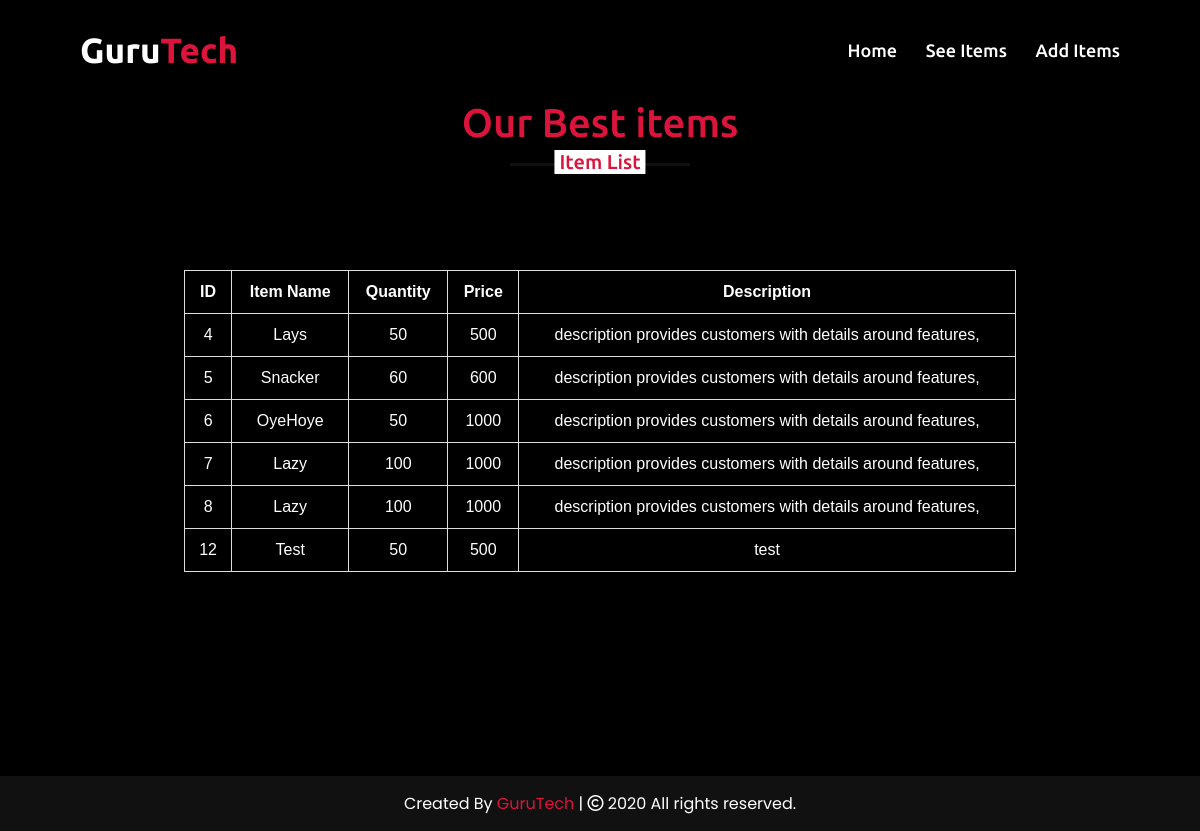
/SeeItem.php, run on the app's committed database.
### tables this page shows
CREATE TABLE `items_tb` (
  `id` int(11) NOT NULL,
  `name` varchar(100) NOT NULL,
  `price` int(11) NOT NULL,
  `quantity` int(11) NOT NULL,
  `descryption` varchar(300) NOT NULL
);

### SeeItem.php (the view, shortened to what this page needs)
<?php
include('connection.php');
?>
<!DOCTYPE html>
<html lang="en">
<head>
      <link rel="stylesheet" href="style.css">
      <link rel="stylesheet" href="https://cdnjs.cloudflare.com/ajax/libs/OwlCarousel2/2.3.4/assets/owl.carousel.min.css" />
</head>
<body>
      <nav class="navbar">
            <div class="max-width">
                  <div class="logo"><a href="#">Guru<span>Tech</span></a></div>
                  <ul class="menu">
                        <li><a href="index.php" class="menu-btn"> Home</a></li>
                        <li><a href="SeeItem.php" class="menu-btn">See Items</a></li>
                        <li><a href="AddNewItem.php" class="menu-btn"> Add Items</a></li>
                  </ul>
            </div>
      </nav>
      <section class="teams" id="item">
            <div class="max-width">
                  <h2 class="title">Our Best items</h2>
                  <table  class="table-responsive" width='80%'>
                        <tr>
                              <th>ID</th>
                              <th>Item Name</th>
                              <th>Quantity </th>
                              <th>Price</th>
                              <th>Description</th>
                        </tr>
                        <?php
                        $sql = "SELECT * FROM items_tb";
                        $result = mysqli_query($conn, $sql);
                        while ($row = mysqli_fetch_row($result)) {
                        ?>
                              <tr>
                                    <td><?php echo $row[0]
                                          ?></td>
                                    <td><?php echo $row[1]
                                          ?></td>
                                    <td><?php echo $row[2]
                                          ?></td>
                                    <td><?php echo $row[3]
                                          ?></td>
                                    <td><?php echo $row[4]
                                          ?></td>
                              </tr>
                        <?php
                        }
                        ?>
                  </table>
            </div>
      </section>
      <footer>
            <span>Created By <a href="#">GuruTech</a> | <span class="far fa-copyright"></span> 2020 All rights reserved.</span>
      </footer>
</body>
</html>

### style.css (style rules this page uses)
* { margin: 0; padding: 0; box-sizing: border-box; text-decoration: none; }
html { scroll-behavior: smooth; }
section { padding: 100px 0; }
.max-width { max-width: 1300px; padding: 0 80px; margin: auto; }
.about, .services, .skills, .teams, .contact, footer { font-family: "Poppins", sans-serif; }
section .title { position: relative; text-align: center; font-size: 40px; font-weight: 500; margin-bottom: 60px; padding-bottom: 20px; font-family: "Ubuntu", sans-serif; }
section .title::before { content: ""; position: absolute; bottom: 0px; left: 50%; width: 180px; height: 3px; background: #111; transform: translateX(-50%); }
section .title::after { position: absolute; bottom: -8px; left: 50%; font-size: 20px; color: crimson; padding: 0 5px; background: #fff; transform: translateX(-50%); }
.navbar { position: fixed; width: 100%; z-index: 999; padding: 30px 0; font-family: "Ubuntu", sans-serif; transition: all 0.3s ease; }
.navbar .max-width { display: flex; align-items: center; justify-content: space-between; }
.navbar .logo a { color: #fff; font-size: 35px; font-weight: 600; }
.navbar .logo a span { color: crimson; transition: all 0.3s ease; }
.navbar .menu li { list-style: none; display: inline-block; }
.navbar .menu li a { display: block; color: #fff; font-size: 18px; font-weight: 500; margin-left: 25px; transition: color 0.3s ease; }
.menu-btn { color: #fff; font-size: 23px; cursor: pointer; display: none; }
footer { background: #111; padding: 15px 23px; color: #fff; text-align: center; }
footer span a { color: crimson; text-decoration: none; }

### SeeItem.php (style rules this page uses)
table { font-family: arial, sans-serif; border-collapse: collapse; margin: 10%; }
td, th { border: 1px solid #dddddd; text-align: center; padding: 12px; }
.teams .title::after { content: "Item List"; }
.teams { background-color:black; color:white; }
.title { color:crimson; }

### data on the page
items_tb: id "4", name "Lays", price "50", quantity "500", descryption "description provides customers with details around features,"
items_tb: id "5", name "Snacker", price "60", quantity "600", descryption "description provides customers with details around features,"
items_tb: id "6", name "OyeHoye", price "50", quantity "1000", descryption "description provides customers with details around features,"
items_tb: id "7", name "Lazy", price "100", quantity "1000", descryption "description provides customers with details around features,"
items_tb: id "8", name "Lazy", price "100", quantity "1000", descryption "description provides customers with details around features,"
items_tb: id "12", name "Test", price "50", quantity "500", descryption "test"
